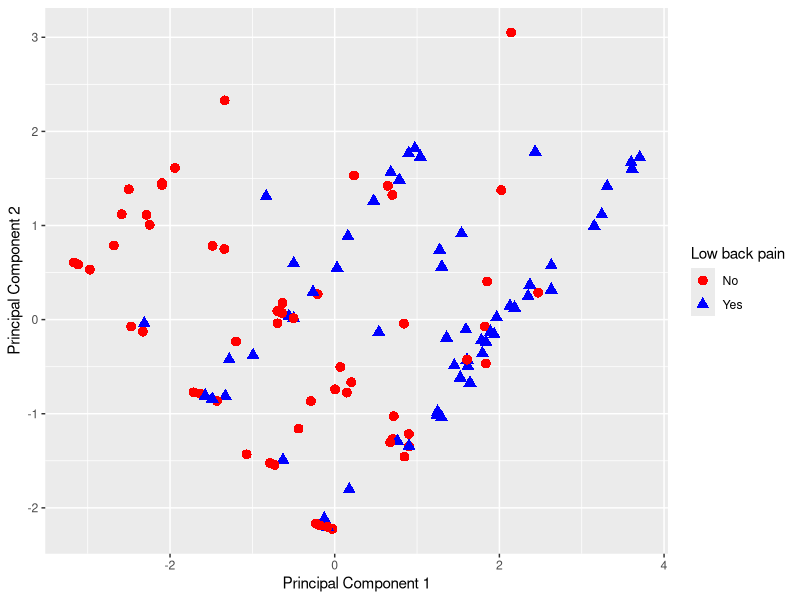

Write the R code that produced this figure.
# GGplot  
rm(list=ls())
data = read.csv('outputdata/pca.csv')
data[1] = NULL

# Tratamento da classe lombalgia para plot
data$classe = sub('False','No',data$classe)
data$classe = sub('True','Yes',data$classe)
data$classe = as.factor(data$classe)

#Plot ggplot 2D
library(tidyverse)

theme = theme_bw(base_size = 15) + 
  theme(legend.position = 'right',
        legend.title = element_text(size = 18),
        legend.text = element_text(size = 12), #Posição da legenda
        plot.title = element_text(hjust =0.5), #Posição do título
        panel.border = element_blank(), panel.grid.major = element_blank(),
        panel.grid.minor = element_blank(), axis.line = element_line(colour = "black"),
        axis.text.x=element_blank(),
        axis.text.y=element_text(colour="black"), #Cor do texto dos eixos
        strip.background =element_rect(fill=NA, colour = NA)) #Cor do background dos títulos de cada 

names(data)[4] = 'Lombalgia'

names(data)

g = ggplot(data, aes(x = PC1, y = PC2)) + 
  geom_point(aes(fill = Lombalgia, color = Lombalgia, shape = Lombalgia), size = 3) + 
  xlab('Principal Component 1') + 
  ylab('Principal Component 2') + 
  scale_fill_manual(values = c('#FF0000','#0000FF')) + 
  scale_color_manual(values = c('#FF0000','#0000FF')) + 
  labs(fill = 'Low back pain', color = 'Low back pain', shape = "Low back pain")
  theme
g

tiff('outputdata/img/PCA2D.tiff', units = 'in', width = 8, height = 6, res = 300)
g
dev.off()
